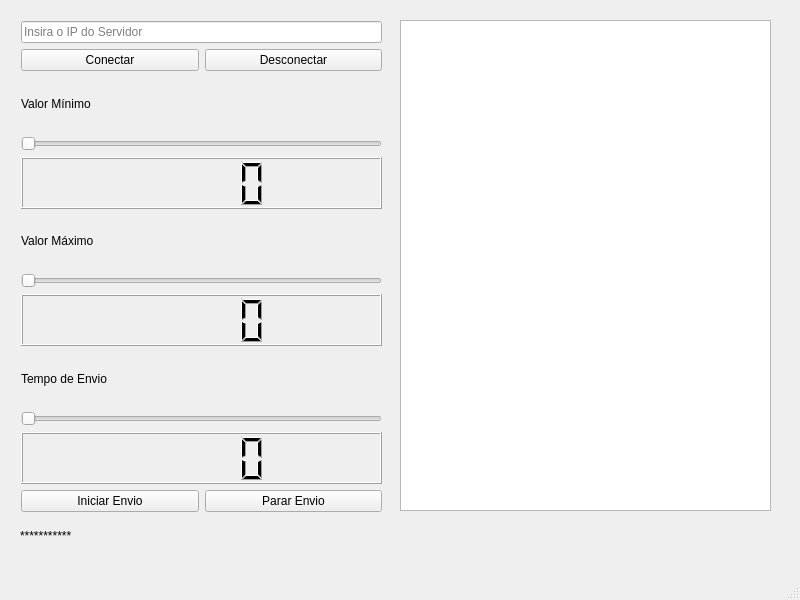
<?xml version="1.0" encoding="UTF-8"?>
<ui version="4.0">
 <class>MainWindow</class>
 <widget class="QMainWindow" name="MainWindow">
  <property name="geometry">
   <rect>
    <x>0</x>
    <y>0</y>
    <width>800</width>
    <height>600</height>
   </rect>
  </property>
  <property name="windowTitle">
   <string>MainWindow</string>
  </property>
  <widget class="QWidget" name="centralwidget">
   <widget class="QTextBrowser" name="textBrowserDataLog">
    <property name="geometry">
     <rect>
      <x>400</x>
      <y>20</y>
      <width>371</width>
      <height>491</height>
     </rect>
    </property>
   </widget>
   <widget class="QLabel" name="labelConectado">
    <property name="geometry">
     <rect>
      <x>20</x>
      <y>520</y>
      <width>361</width>
      <height>31</height>
     </rect>
    </property>
    <property name="text">
     <string>***********</string>
    </property>
   </widget>
   <widget class="QWidget" name="">
    <property name="geometry">
     <rect>
      <x>21</x>
      <y>21</y>
      <width>361</width>
      <height>491</height>
     </rect>
    </property>
    <layout class="QGridLayout" name="gridLayout_6">
     <item row="0" column="0" colspan="2">
      <layout class="QGridLayout" name="gridLayout">
       <item row="0" column="0" colspan="2">
        <widget class="QLineEdit" name="lineEditInputServerIP">
         <property name="inputMask">
          <string/>
         </property>
         <property name="text">
          <string/>
         </property>
         <property name="readOnly">
          <bool>false</bool>
         </property>
         <property name="placeholderText">
          <string>Insira o IP do Servidor</string>
         </property>
        </widget>
       </item>
       <item row="1" column="0">
        <widget class="QPushButton" name="pushButtonConectar">
         <property name="text">
          <string>Conectar</string>
         </property>
        </widget>
       </item>
       <item row="1" column="1">
        <widget class="QPushButton" name="pushButtonDesconectar">
         <property name="text">
          <string>Desconectar</string>
         </property>
        </widget>
       </item>
      </layout>
     </item>
     <item row="1" column="0" colspan="2">
      <layout class="QGridLayout" name="gridLayout_2">
       <item row="2" column="1">
        <widget class="QLCDNumber" name="lcdNumberMinimo"/>
       </item>
       <item row="0" column="1">
        <widget class="QLabel" name="label_2">
         <property name="text">
          <string>Valor Mínimo</string>
         </property>
        </widget>
       </item>
       <item row="1" column="1">
        <widget class="QSlider" name="horizontalSliderMinimo">
         <property name="orientation">
          <enum>Qt::Horizontal</enum>
         </property>
         <property name="invertedControls">
          <bool>true</bool>
         </property>
        </widget>
       </item>
      </layout>
     </item>
     <item row="2" column="0" colspan="2">
      <layout class="QGridLayout" name="gridLayout_3">
       <item row="2" column="1">
        <widget class="QLCDNumber" name="lcdNumberMaximo"/>
       </item>
       <item row="0" column="1">
        <widget class="QLabel" name="label_3">
         <property name="text">
          <string>Valor Máximo</string>
         </property>
        </widget>
       </item>
       <item row="1" column="1">
        <widget class="QSlider" name="horizontalSliderMaximo">
         <property name="orientation">
          <enum>Qt::Horizontal</enum>
         </property>
        </widget>
       </item>
      </layout>
     </item>
     <item row="3" column="0" colspan="2">
      <layout class="QGridLayout" name="gridLayout_4">
       <item row="0" column="0">
        <widget class="QLabel" name="label">
         <property name="text">
          <string>Tempo de Envio</string>
         </property>
        </widget>
       </item>
       <item row="2" column="0">
        <widget class="QLCDNumber" name="lcdNumber"/>
       </item>
       <item row="1" column="0">
        <widget class="QSlider" name="horizontalSliderTempo">
         <property name="orientation">
          <enum>Qt::Horizontal</enum>
         </property>
        </widget>
       </item>
      </layout>
     </item>
     <item row="4" column="0">
      <widget class="QPushButton" name="pushButtonIniciar">
       <property name="text">
        <string>Iniciar Envio</string>
       </property>
      </widget>
     </item>
     <item row="4" column="1">
      <widget class="QPushButton" name="pushButtonParar">
       <property name="text">
        <string>Parar Envio</string>
       </property>
      </widget>
     </item>
    </layout>
   </widget>
  </widget>
  <widget class="QMenuBar" name="menubar">
   <property name="geometry">
    <rect>
     <x>0</x>
     <y>0</y>
     <width>800</width>
     <height>25</height>
    </rect>
   </property>
  </widget>
  <widget class="QStatusBar" name="statusbar"/>
 </widget>
 <resources/>
 <connections>
  <connection>
   <sender>horizontalSliderMinimo</sender>
   <signal>sliderMoved(int)</signal>
   <receiver>lcdNumberMinimo</receiver>
   <slot>display(int)</slot>
   <hints>
    <hint type="sourcelabel">
     <x>276</x>
     <y>224</y>
    </hint>
    <hint type="destinationlabel">
     <x>47</x>
     <y>261</y>
    </hint>
   </hints>
  </connection>
  <connection>
   <sender>horizontalSliderMaximo</sender>
   <signal>sliderMoved(int)</signal>
   <receiver>lcdNumberMaximo</receiver>
   <slot>display(int)</slot>
   <hints>
    <hint type="sourcelabel">
     <x>233</x>
     <y>330</y>
    </hint>
    <hint type="destinationlabel">
     <x>53</x>
     <y>372</y>
    </hint>
   </hints>
  </connection>
  <connection>
   <sender>horizontalSliderTempo</sender>
   <signal>sliderMoved(int)</signal>
   <receiver>lcdNumber</receiver>
   <slot>display(int)</slot>
   <hints>
    <hint type="sourcelabel">
     <x>362</x>
     <y>496</y>
    </hint>
    <hint type="destinationlabel">
     <x>346</x>
     <y>454</y>
    </hint>
   </hints>
  </connection>
  <connection>
   <sender>horizontalSliderMinimo</sender>
   <signal>valueChanged(int)</signal>
   <receiver>lcdNumberMinimo</receiver>
   <slot>display(int)</slot>
   <hints>
    <hint type="sourcelabel">
     <x>327</x>
     <y>221</y>
    </hint>
    <hint type="destinationlabel">
     <x>346</x>
     <y>256</y>
    </hint>
   </hints>
  </connection>
  <connection>
   <sender>horizontalSliderMaximo</sender>
   <signal>valueChanged(int)</signal>
   <receiver>lcdNumberMaximo</receiver>
   <slot>display(int)</slot>
   <hints>
    <hint type="sourcelabel">
     <x>242</x>
     <y>328</y>
    </hint>
    <hint type="destinationlabel">
     <x>255</x>
     <y>373</y>
    </hint>
   </hints>
  </connection>
  <connection>
   <sender>horizontalSliderTempo</sender>
   <signal>valueChanged(int)</signal>
   <receiver>lcdNumber</receiver>
   <slot>display(int)</slot>
   <hints>
    <hint type="sourcelabel">
     <x>271</x>
     <y>495</y>
    </hint>
    <hint type="destinationlabel">
     <x>309</x>
     <y>462</y>
    </hint>
   </hints>
  </connection>
 </connections>
</ui>
